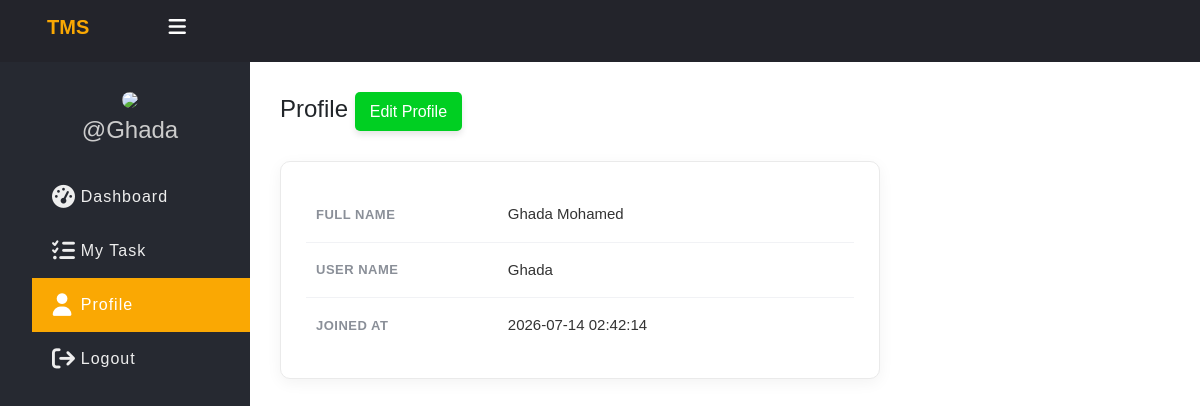
Screenshot of /task_management_system/Dashboard/profile.php (signed in) with the database file from the repository.
### tables this page shows
CREATE TABLE `users` (
  `id` int(11) NOT NULL,
  `full_name` varchar(50) NOT NULL,
  `username` varchar(50) NOT NULL,
  `password` varchar(255) NOT NULL,
  `role` enum('admin','employee') NOT NULL,
  `created_at` timestamp NOT NULL DEFAULT current_timestamp()
);

### task_management_system/Dashboard/app/Model/User.php (called while the page is built, shortened)
<?php
function get_user_by_id($conn, $id){
	$sql = "SELECT * FROM users WHERE id =? ";
	$stmt = $conn->prepare($sql);
	$stmt->execute([$id]);
	if($stmt->rowCount() > 0){
		$user = $stmt->fetch();
	}else $user = 0;
	return $user;
}

### task_management_system/Dashboard/profile.php (the view, shortened to what this page needs)
<?php
if (isset($_SESSION['role']) && isset($_SESSION['id']) && $_SESSION['role'] == "employee") {
    include "DB_connection.php";
    include "app/Model/User.php";
    $user=get_user_by_id($conn,$_SESSION['id']);
?>
<!DOCTYPE html>
<html>
<head>
	<link rel="stylesheet" href="CSS/all.min.css">
	<link rel="stylesheet" href="CSS/style.css">
    <link rel="stylesheet" href="CSS/bootstrap.min.css">
</head>
<body>
	<?php include "inc/header.php" ?>
	<div class="body">
		<?php include "inc/nav.php" ?>
		<section class="section-1">
			<h4 class="title">Profile <a href="edit_profile.php">Edit Profile</a></h4>
            <div class="profile-card">
                <table class="profile-table">
                    <tr>
                        <td>Full Name</td>
                        <td><?=$user['full_name'];?></td>
                    </tr>
                    <tr>
                        <td>User Name</td>
                        <td><?=$user['username'];?></td>
                    </tr>
                    <tr>
                        <td>Joined At</td>
                        <td><?=$user['created_at'];?></td>
                    </tr>
                </table>
        </div>
		</section>
	</div>
</body>
</html>
<?php }else{
    header("Location: login.php");
    exit();
}
?>

### task_management_system/Dashboard/CSS/style.css (style rules this page uses)
* { padding: 0; margin: 0; box-sizing: border-box; font-family: arial, sans-serif; }
html { min-height: 100%; }
body { min-height: 100vh; display: flex; flex-direction: column; background-color: #f4f6f9; }
.body { display: flex; flex: 1; overflow: hidden; }
.section-1 { flex: 1; min-width: 0; padding: 30px; overflow-x: auto; }
.section-1 .title a { text-decoration: none; display: inline-block; border: none; background: #00CF22; padding: 10px 15px; color: #fff; font-size: 16px; border-radius: 5px; cursor: pointer; outline: none; transition: background 0.3s; box-shadow: 0 4px 6px rgba(0,0,0,0.1); margin-right: 5px; margin-bottom: 10px; }
.profile-card { background: #fff; border-radius: 10px; box-shadow: 0 4px 15px rgba(0,0,0,0.05); padding: 25px; max-width: 600px; margin-top: 20px; border: 1px solid #eaeaea; }
.profile-table { width: 100%; border-collapse: collapse; }
.profile-table tr { border-bottom: 1px solid #f1f2f5; }
.profile-table tr:last-child { border-bottom: none; }
.profile-table td { padding: 16px 10px; color: #333; font-size: 15px; }
.profile-table td:first-child { font-weight: 700; color: #8a8f98; width: 35%; text-transform: uppercase; font-size: 13px; letter-spacing: 0.5px; }

### rows the page displays
users: full_name "Ghada Mohamed", username "Ghada", created_at "2026-07-14 02:42:14"

### other values shown
$_SESSION['username'] "Ghada"
